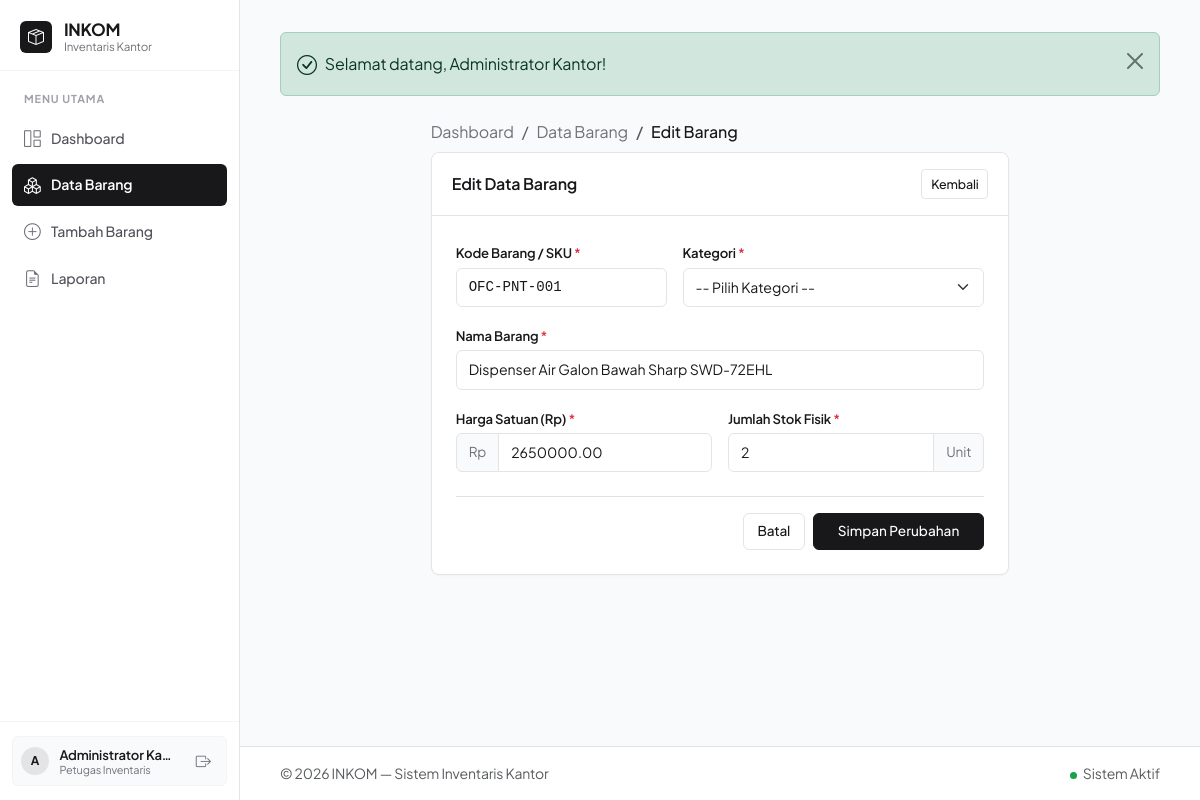
The page /barang_edit.php?id=9 (signed in) on the database its author committed.
### tables this page shows
CREATE TABLE IF NOT EXISTS barang (
    id INT AUTO_INCREMENT PRIMARY KEY,
    kode VARCHAR(20) NOT NULL UNIQUE,
    nama VARCHAR(100) NOT NULL,
    kategori VARCHAR(50) NOT NULL,
    harga DECIMAL(12, 2) NOT NULL,
    stok INT NOT NULL,
    created_at TIMESTAMP DEFAULT CURRENT_TIMESTAMP,
    updated_at TIMESTAMP DEFAULT CURRENT_TIMESTAMP ON UPDATE CURRENT_TIMESTAMP
);

### includes/crud.php (called while the page is built, shortened)
<?php
function ambil_barang_by_id($koneksi, $id) {
    $stmt = mysqli_prepare($koneksi, "SELECT * FROM barang WHERE id = ? LIMIT 1");
    mysqli_stmt_bind_param($stmt, "i", $id);
    mysqli_stmt_execute($stmt);
    $result = mysqli_stmt_get_result($stmt);
    $data = mysqli_fetch_assoc($result);
    return $data;
}

### includes/auth.php (called while the page is built, shortened)
<?php
function escape($data) {
    return htmlspecialchars($data ?? '', ENT_QUOTES, 'UTF-8');
}

### barang_edit.php (the view, shortened to what this page needs)
<?php
require_once __DIR__ . '/config/database.php';
require_once __DIR__ . '/includes/auth.php';
require_once __DIR__ . '/includes/crud.php';
$id = filter_input(INPUT_GET, 'id', FILTER_VALIDATE_INT);
$barang = ambil_barang_by_id($koneksi, $id);
$errors = [];
$kode = $barang['kode'];
$nama = $barang['nama'];
$harga = $barang['harga'];
$stok = $barang['stok'];
require_once __DIR__ . '/includes/header.php';
?>
<div class="row justify-content-center">
    <div class="col-lg-8">
        <nav aria-label="breadcrumb">
            <ol class="breadcrumb mb-2 small">
                <li class="breadcrumb-item"><a href="dashboard.php">Dashboard</a></li>
                <li class="breadcrumb-item"><a href="barang.php">Data Barang</a></li>
                <li class="breadcrumb-item active" aria-current="page">Edit Barang</li>
            </ol>
        </nav>
        <div class="card mb-4">
            <div class="card-header bg-white py-3 d-flex justify-content-between align-items-center">
                <div class="fw-semibold">Edit Data Barang</div>
                <a href="barang.php" class="btn btn-sm btn-outline-secondary">Kembali</a>
            </div>
            <div class="card-body p-4">
                <form method="POST" action="barang_edit.php?id=<?= (int)$id ?>" autocomplete="off">
                    <div class="row g-3 mb-3">
                        <div class="col-md-5">
                            <label for="kode" class="form-label">Kode Barang / SKU <span class="text-danger">*</span></label>
                            <input type="text" class="form-control font-monospace <?= isset($errors['kode']) ? 'is-invalid' : '' ?>" id="kode" name="kode" value="<?= escape($kode) ?>" style="text-transform: uppercase;" required autofocus>
                        </div>
                        <div class="col-md-7">
                            <label for="kategori" class="form-label">Kategori <span class="text-danger">*</span></label>
                            <select class="form-select <?= isset($errors['kategori']) ? 'is-invalid' : '' ?>" id="kategori" name="kategori" required>
                                <option value="">-- Pilih Kategori --</option>
                            </select>
                        </div>
                        <div class="col-12">
                            <label for="nama" class="form-label">Nama Barang <span class="text-danger">*</span></label>
                            <input type="text" class="form-control <?= isset($errors['nama']) ? 'is-invalid' : '' ?>" id="nama" name="nama" value="<?= escape($nama) ?>" required>
                        </div>
                    </div>
                    <div class="row g-3 mb-4">
                        <div class="col-md-6">
                            <label for="harga" class="form-label">Harga Satuan (Rp) <span class="text-danger">*</span></label>
                            <div class="input-group">
                                <span class="input-group-text">Rp</span>
                                <input type="number" step="1" min="1" class="form-control <?= isset($errors['harga']) ? 'is-invalid' : '' ?>" id="harga" name="harga" value="<?= escape($harga) ?>" required>
                            </div>
                        </div>
                        <div class="col-md-6">
                            <label for="stok" class="form-label">Jumlah Stok Fisik <span class="text-danger">*</span></label>
                            <div class="input-group">
                                <input type="number" min="0" class="form-control <?= isset($errors['stok']) ? 'is-invalid' : '' ?>" id="stok" name="stok" value="<?= escape($stok) ?>" required>
                                <span class="input-group-text">Unit</span>
                            </div>
                        </div>
                    </div>
                    <div class="d-flex justify-content-end gap-2 pt-3 border-top">
                        <a href="barang.php" class="btn btn-outline-secondary">Batal</a>
                        <button type="submit" class="btn btn-primary px-4">Simpan Perubahan</button>
                    </div>
                </form>
            </div>
        </div>
    </div>
</div>
<?php require_once __DIR__ . '/includes/footer.php'; ?>

### assets/css/style.css (style rules this page uses)
:root { --theme-black: #18181b; --theme-black-hover: #27272a; --theme-surface: #ffffff; --theme-bg: #f9fafb; --theme-border: #e4e4e7; --theme-border-subtle: #f4f4f5; --theme-text-title: #18181b; --theme-text-body: #3f3f46; --theme-text-muted: #71717a; --theme-text-light: #a1a1aa; --status-safe-bg: #f0fdf4; --status-safe-text: #166534; --status-safe-border: #bbf7d0; --status-warn-bg: #fffbeb; --status-warn-text: #b45309; --status-warn-border: #fde68a; --status-danger-bg: #fef2f2; --status-danger-text: #b91c1c; --status-danger-border: #fecaca; --font-sans: 'Plus Jakarta Sans', system-ui, -apple-system, BlinkMacSystemFont, "Segoe UI", Roboto, sans-serif; --font-mono: 'JetBrains Mono', ui-monospace, SFMono-Regular, Menlo, Monaco, Consolas, monospace; }
*, *::before, *::after { box-sizing: border-box; }
body { background-color: var(--theme-bg); color: var(--theme-text-body); font-family: var(--font-sans); margin: 0; padding: 0; letter-spacing: -0.01em; -webkit-font-smoothing: antialiased; }
.card { background-color: var(--theme-surface); border: 1px solid var(--theme-border); border-radius: 8px; box-shadow: 0 1px 2px rgba(0, 0, 0, 0.03); }
.card-header { background-color: var(--theme-surface); border-bottom: 1px solid var(--theme-border); padding: 0.85rem 1.25rem; font-weight: 600; color: var(--theme-text-title); border-top-left-radius: 8px !important; border-top-right-radius: 8px !important; }
.card-body { padding: 1.25rem; }
.btn { font-size: 0.85rem; font-weight: 500; border-radius: 6px; padding: 0.45rem 0.85rem; display: inline-flex; align-items: center; gap: 0.4rem; transition: all 0.15s ease; }
.btn-primary { background-color: var(--theme-black); border-color: var(--theme-black); color: #ffffff; }
.btn-outline-secondary { background-color: #ffffff; border-color: var(--theme-border); color: var(--theme-text-title); }
.btn-sm { padding: 0.3rem 0.55rem; font-size: 0.78rem; border-radius: 4px; }
.form-label { font-size: 0.82rem; font-weight: 600; color: var(--theme-text-title); margin-bottom: 0.3rem; }
.form-control, .form-select { border: 1px solid var(--theme-border); border-radius: 6px; padding: 0.5rem 0.75rem; font-size: 0.88rem; color: var(--theme-text-title); background-color: #ffffff; }
.input-group-text { background-color: #f9fafb; border-color: var(--theme-border); color: var(--theme-text-muted); font-size: 0.85rem; border-radius: 6px; }
.breadcrumb-item a { color: var(--theme-text-muted); text-decoration: none; }
.breadcrumb-item.active { color: var(--theme-text-title); font-weight: 500; }

### rows shown on the page
barang: kode "OFC-PNT-001", nama "Dispenser Air Galon Bawah Sharp SWD-72EHL", harga "2650000.00", stok "2"

### other values the page prints
$user_initial "A"
$user_display_name "Administrator Ka…"
$user_role "Petugas Inventaris"
$flash['pesan'] "Selamat datang, Administrator Kantor!"
